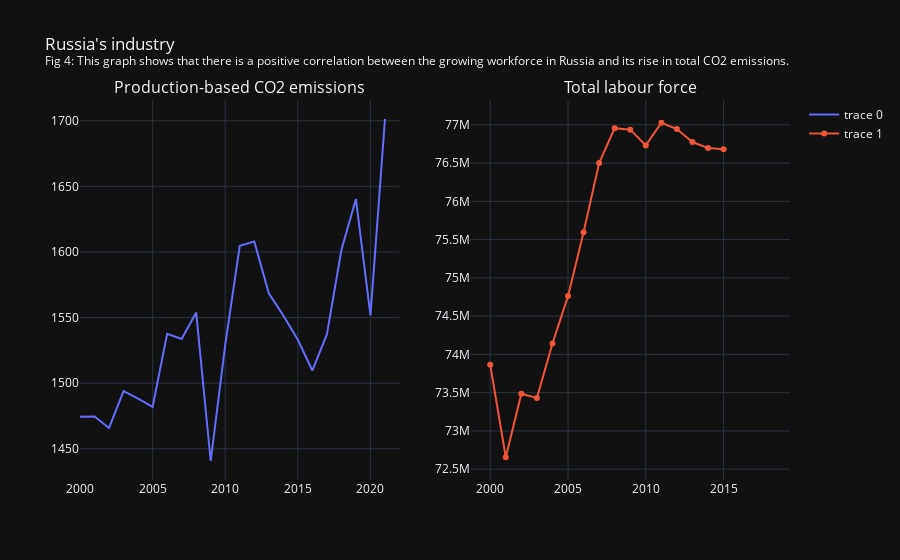

The notebook cell this image was saved under:
### Markdown cell above
Notice here that even though the total labour force in the US has been on the rise (with exception to the sudden decrease in 2013), its production based CO2 emissions had been on the decline ever since 2007. So a continued increase in total labour force clearly does not affect the CO2 emissions of a country. Though it might be a good idea to select a different example as well. The following figure details the same statistics as before but for Russia.

### Code cell
fig_russia.show()

### Figure 1 — Plotly figure (JSON) as saved in the notebook; plotly's stock layout.template omitted (floating-point values rounded to 4 significant figures)
{"data": [{"type": "scatter", "x": [2000, 2001, 2002, 2003, 2004, 2005, 2006, 2007, 2008, 2009, 2010, 2011, 2012, 2013, 2014, 2015, 2016, 2017, 2018, 2019, 2020, 2021, 2022], "xaxis": "x", "y": [1474.0, 1475.0, 1466.0, 1494.0, 1488.0, 1482.0, 1538.0, 1534.0, 1554.0, 1441.0, 1529.0, 1605.0, 1608.0, 1569.0, 1552.0, 1533.0, 1510.0, 1537.0, 1602.0, 1640.0, 1552.0, 1701.0, null], "yaxis": "y"}, {"type": "scatter", "x": [2000, 2001, 2002, 2003, 2004, 2005, 2006, 2007, 2008, 2009, 2010, 2011, 2012, 2013, 2014, 2015, 2016, 2017, 2018], "xaxis": "x2", "y": [73863800, 72655800, 73486300, 73431300, 74143000, 74761500, 75596400, 76500100, 76956200, 76937200, 76731200, 77027200, 76944700, 76775100, 76695600, 76680600, null, null, null], "yaxis": "y2"}], "layout": {"annotations": [{"font": {"size": 16}, "showarrow": false, "text": "Production-based CO2 emissions", "x": 0.225, "xanchor": "center", "xref": "paper", "y": 1, "yanchor": "bottom", "yref": "paper"}, {"font": {"size": 16}, "showarrow": false, "text": "Total labour force", "x": 0.775, "xanchor": "center", "xref": "paper", "y": 1, "yanchor": "bottom", "yref": "paper"}], "title": {"text": "Russia's industry <br><sup>Fig 4: This graph shows that there is a positive correlation between the growing workforce in Russia and its rise in total CO2 emissions.</sup>"}, "xaxis": {"anchor": "y", "domain": [0, 0.45]}, "xaxis2": {"anchor": "y2", "domain": [0.55, 1]}, "yaxis": {"anchor": "x", "domain": [0, 1]}, "yaxis2": {"anchor": "x2", "domain": [0, 1]}}}
